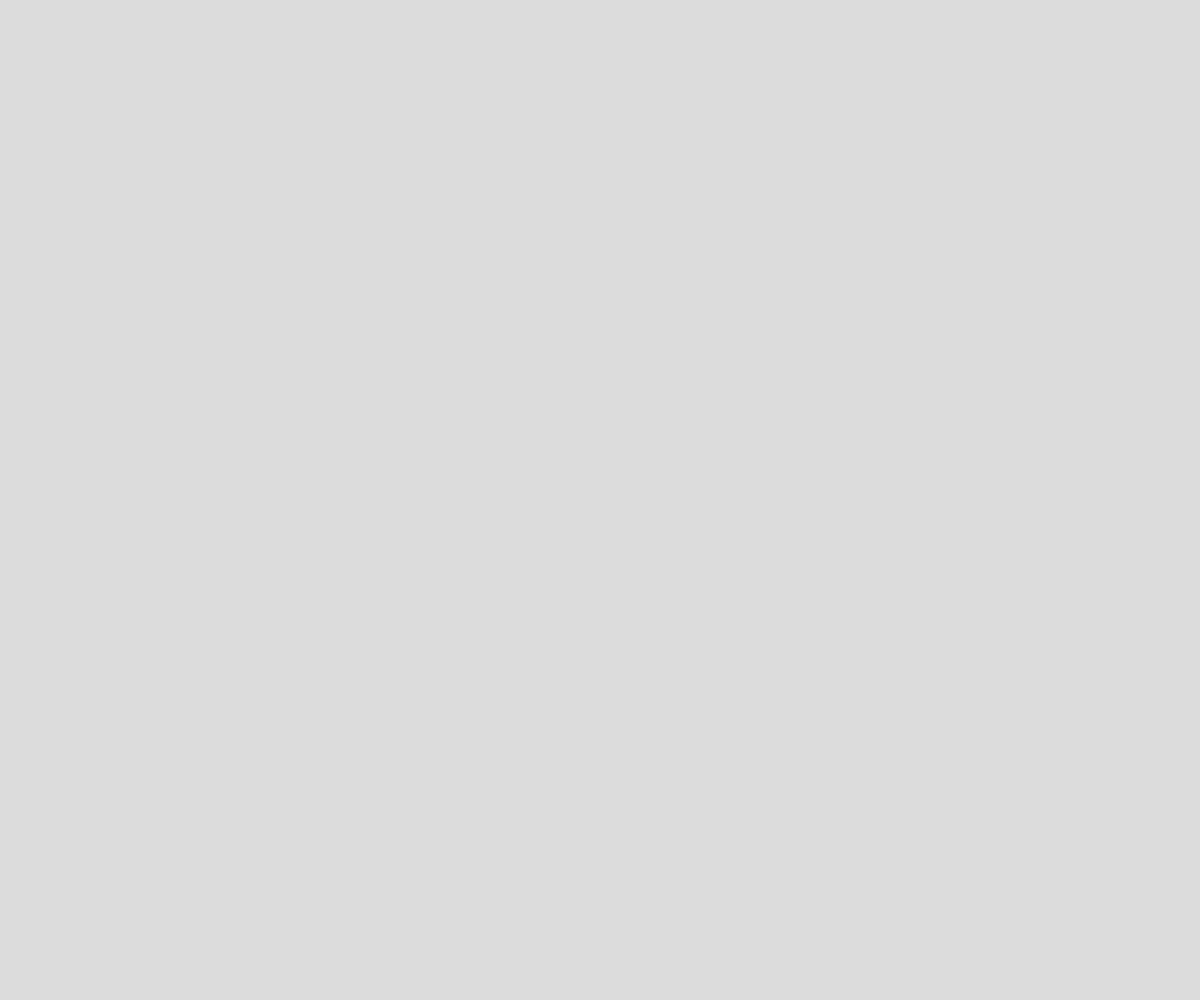
Frame 1 (no input)
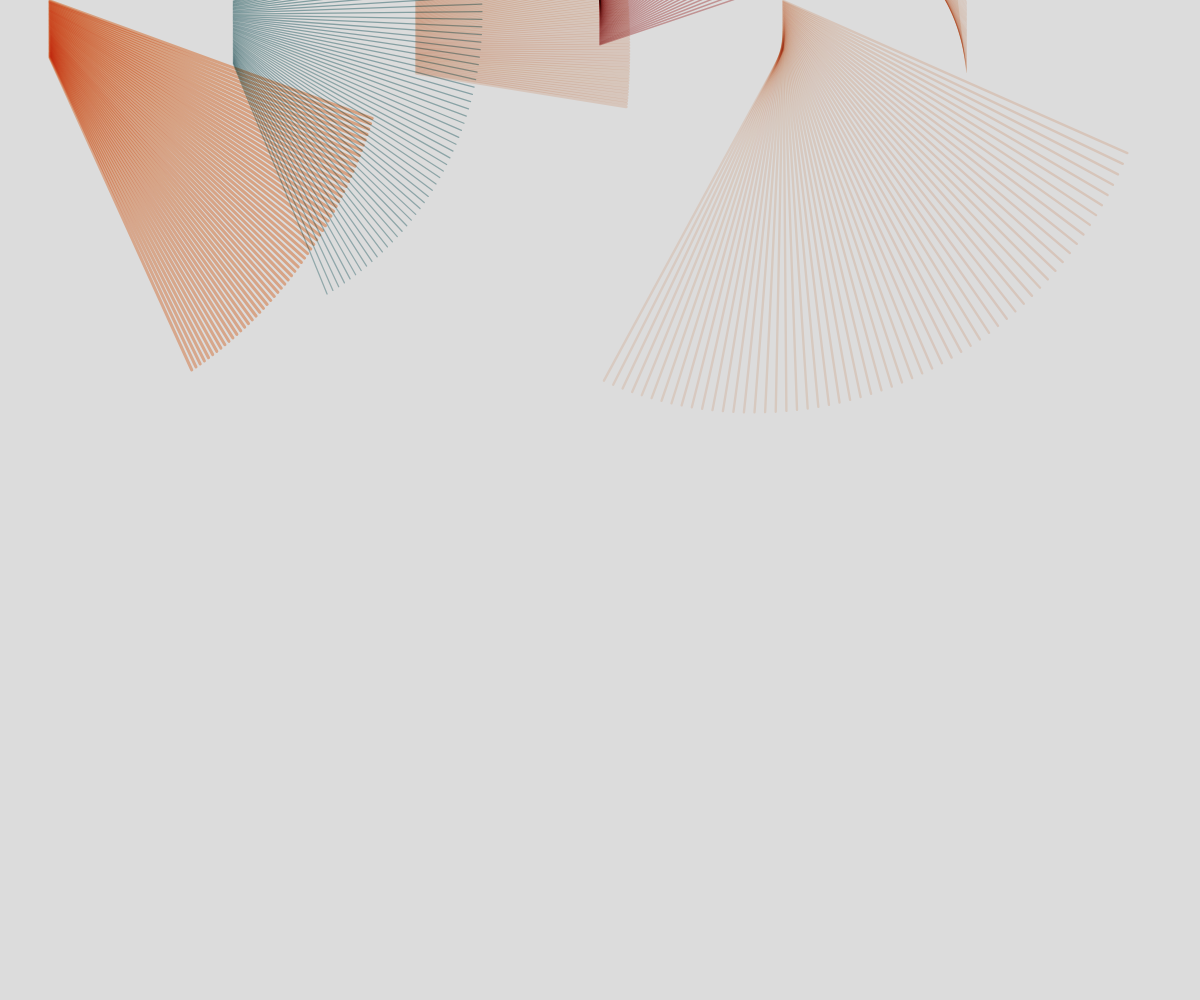
Frame 60 (no input)
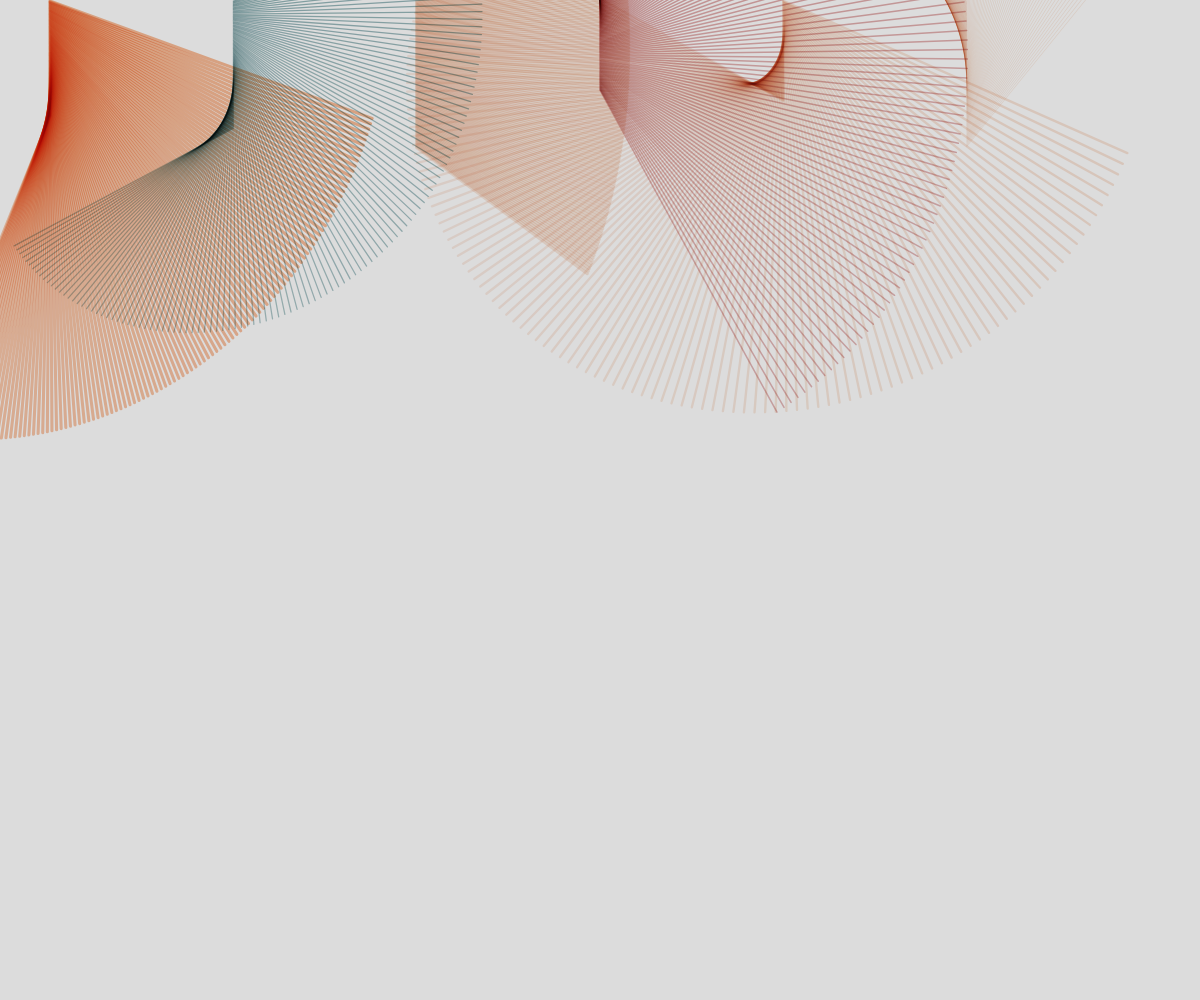
Frame 120 (the mouse pressed at the canvas centre since frame 60)

The p5.js sketch that drew these frames (run headless with seeded random() and noise() and a simulated clock; from frame 60 on, the mouse is pressed at the canvas centre):

// p5.js sketch
// ── sketch.js
let colorArray = ["#025159", "#F25C05", "#F2C0A2", "#F20505", "#A60D0D"];

let s = [];

let numObjects = 6;


function setup() {
  createCanvas(windowWidth, windowHeight);
  background(220);
  
  // instantiating the objects 

  for (let i = 0; i < numObjects; i++) {
    let x = map(i, 0, numObjects, 50, width - 50);
    s[i] = new Squirly(x, 0);
  }
}

function draw() {
  // added a blend mode for smoother blending, less moire pattern artifacts
  blendMode(MULTIPLY)
  
  // SHOW IT !!!!!
  for (let i = 0; i < numObjects; i++) {
    s[i].show();
  }


}

//   push();
//   translate(width/2, 0 + yInc);

//   rotate(radians(sin(xOff) * 180));
//   line(0,0,0,100);
//   noFill()
//   rect(0,0,100,100)
//   pop();

//   yInc+= 1;
//   xOff+= 0.01;

class Squirly {
  constructor(_x, _y) {
    this.x = _x;
    this.y = _y;
    this.length = random(200, 400);
    this.color = color(random(colorArray));
    this.sw = random(0.3, 4);
    this.speed = random(0.7, 1.5); // used to increment our Y
    this.rot = random(360);
    this.rotInc = 0;
    this.offset = 0;
    this.offsetSpeed = random(0.001, 0.005);

    this.alpha = 0;
    
    // start with no alpha
    this.color.setAlpha(0);
  }

  show() {
    push();
    translate(this.x, this.y);

    this.rotInc = sin(this.offset) * 360;

    rotate(radians(this.rot + this.rotInc));

    strokeWeight(this.sw);

    stroke(this.color);

    this.alpha = map(noise(this.offset), 0, 1, 20, 150);

    this.color.setAlpha(this.alpha);

    line(0, 0, 0, this.length);

    pop();

    this.y += this.speed;
    this.offset += this.offsetSpeed;
  }
}


function windowResized() {
    resizeCanvas(windowWidth, windowHeight);
    setup()
    draw()
}
